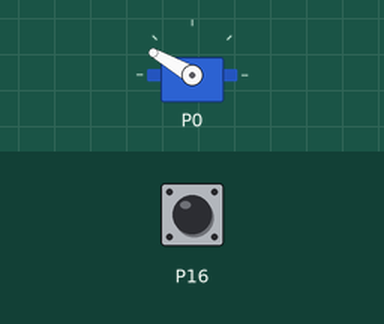
A program run on a simulated BBC micro:bit (MakeCode). Parts: servo. The inputs (shaded band) are chosen by the test bench; at power-on: P16 LOW.

Above: at 1.2 s.
1.3 s: P16 pulled HIGH for 0.15 s
At 2.2 s:
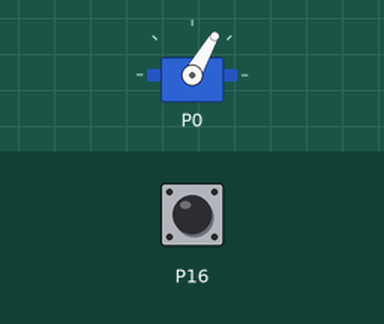
4.4 s: P16 pulled HIGH for 1 s
At 7.4 s:
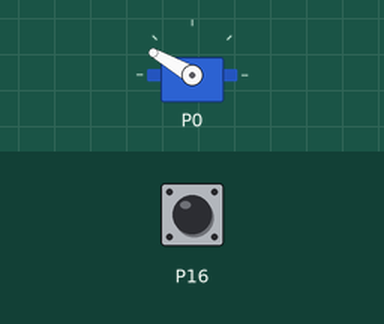
7.9 s: P16 pulled HIGH for 3.2 s
At 8.5 s:
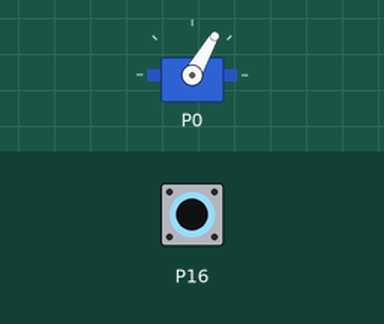
Timing chart, 0 to 11.4 s (numbered marks = the images above; inputs shaded):
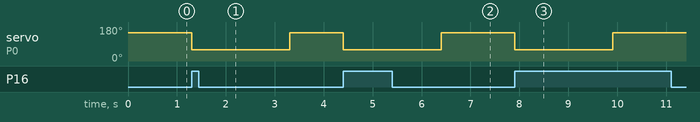

The program:

main.ts
```typescript
let état_actuel = 0
let état_passe = 0
servos.P0.setAngle(150)
basic.forever(function () {
    état_actuel = pins.digitalReadPin(DigitalPin.P16)
    if (état_actuel != état_passe) {
        if (état_actuel == 1) {
            servos.P0.setAngle(60)
            basic.pause(2000)
            servos.P0.setAngle(150)
        }
    }
    état_passe = état_actuel
    état_actuel = 0
})
```

test.ts
```typescript
// les tests vont ici ; cela ne sera pas compilé si ce paquet est utilisé en tant qu'extension.
```

Measured:
- after the input at 1.3 s, servo on P0: 150° → 60° at once, → 150° 2.0 s later
- after the input at 4.4 s, servo on P0: 150° → 60° at once, → 150° 2.0 s later
- after the input at 7.9 s, servo on P0: 150° → 60° at once, → 150° 2.0 s later
